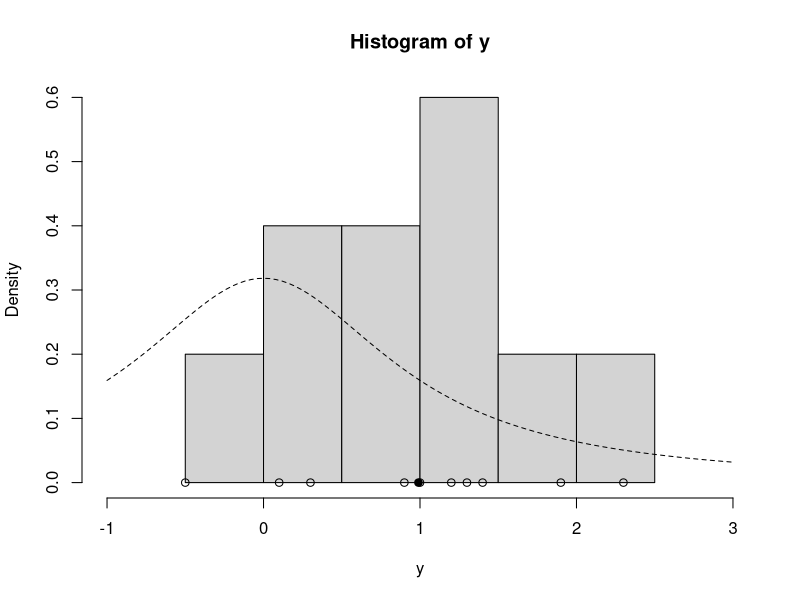
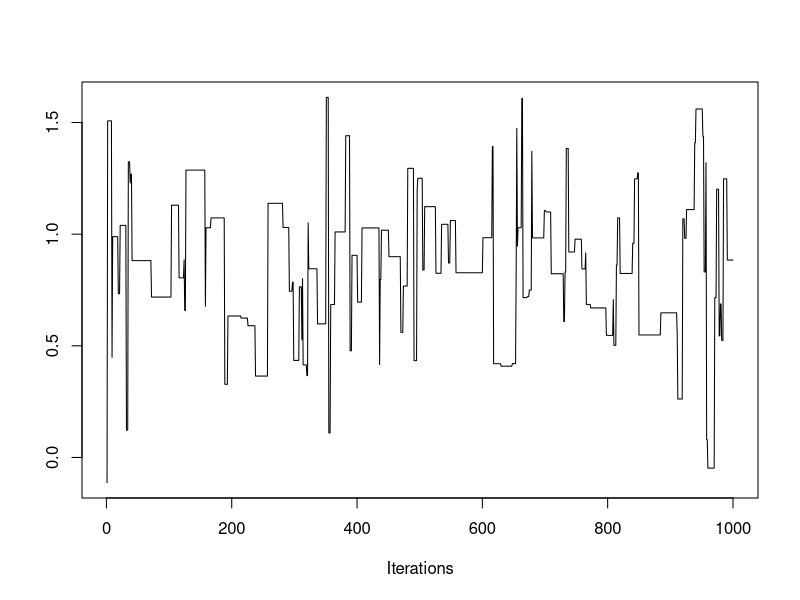
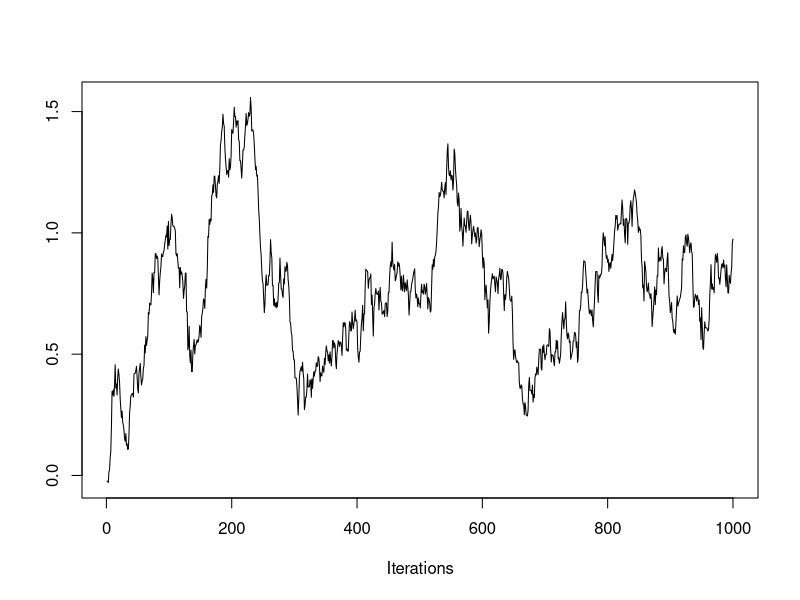
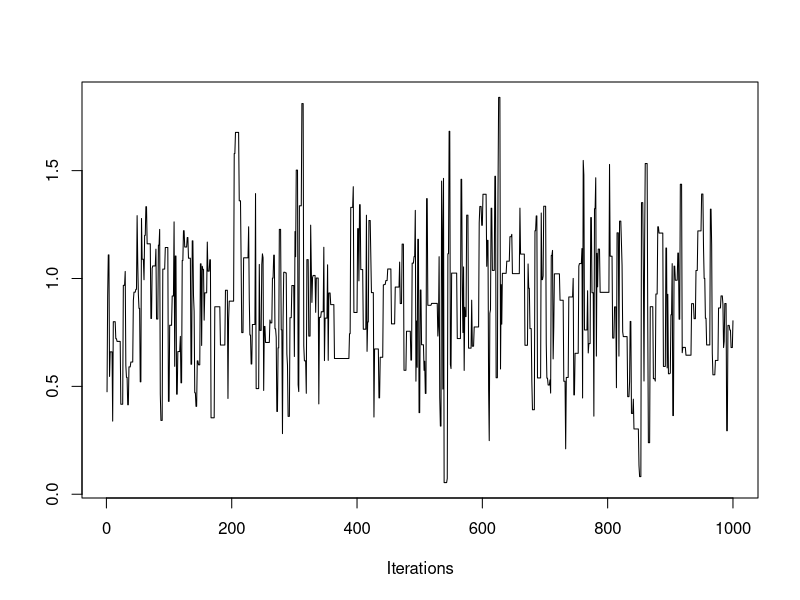
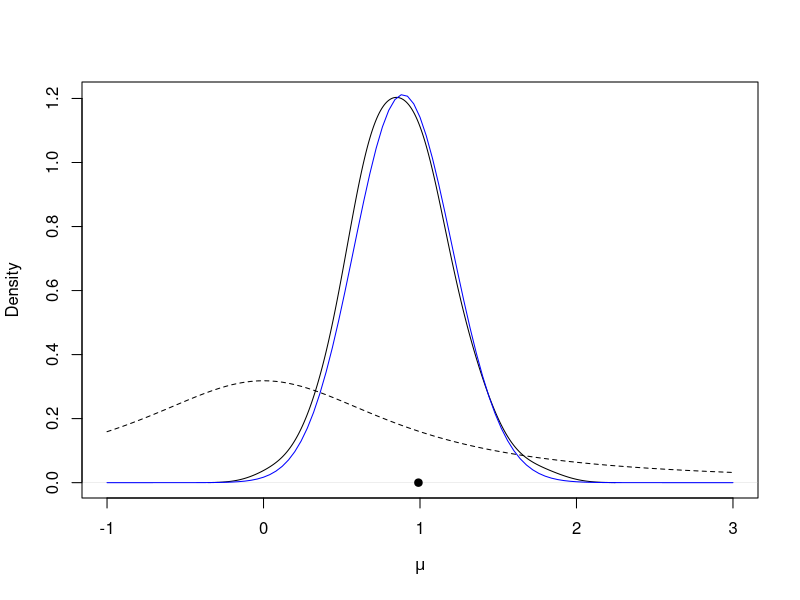

R code for these plots, in order:
lg = function(mu, n, ybar) {
  mu2 = mu^2
  n * (ybar * mu - mu2 / 2.0) - log(1 + mu2)
}
mh = function(n, ybar, n_iter, mu_init, cand_sd) {
  ## Random-Walk Metropolis-Hastings algorithm
  
  ## step 1, initialize
  mu_out = numeric(n_iter)
  accpt = 0
  mu_now = mu_init
  lg_now = lg(mu=mu_now, n=n, ybar=ybar)
  
  ## step 2, iterate
  for (i in 1:n_iter) {
    ## step 2a
    mu_cand = rnorm(n=1, mean=mu_now, sd=cand_sd) # draw a candidate
    
    ## step 2b
    lg_cand = lg(mu=mu_cand, n=n, ybar=ybar) # evaluate log of g with the candidate
    lalpha = lg_cand - lg_now # log of acceptance ratio
    alpha = exp(lalpha)
    
    ## step 2c
    u = runif(1) # draw a uniform variable which will be less than alpha with probability min(1, alpha)
    if (u < alpha) { # then accept the candidate
      mu_now = mu_cand
      accpt = accpt + 1 # to keep track of acceptance
      lg_now = lg_cand
    }
    
    ## collect results
    mu_out[i] = mu_now # save this iteration's value of mu
  }
  
  ## return a list of output
  list(mu=mu_out, accpt=accpt/n_iter)
}
y = c(1.2, 1.4, -0.5, 0.3, 0.9, 2.3, 1.0, 0.1, 1.3, 1.9)
ybar = mean(y)
n = length(y)
hist(y, freq=FALSE, xlim=c(-1.0, 3.0)) # histogram of the data
curve(dt(x=x, df=1), lty=2, add=TRUE) # prior for mu
points(y, rep(0,n), pch=1) # individual data points
points(ybar, 0, pch=19) # sample mean
set.seed(43) # set the random seed for reproducibility
post = mh(n=n, ybar=ybar, n_iter=1e3, mu_init=0.0, cand_sd=3.0)
str(post)
library("coda")
traceplot(as.mcmc(post$mu))

post = mh(n=n, ybar=ybar, n_iter=1e3, mu_init=0.0, cand_sd=0.05)
post$accpt
traceplot(as.mcmc(post$mu))
post = mh(n=n, ybar=ybar, n_iter=1e3, mu_init=0.0, cand_sd=0.9)
post$accpt
traceplot(as.mcmc(post$mu))

post$mu_keep = post$mu[-c(1:100)] # discard the first 200 samples
plot(density(post$mu_keep, adjust=2.0), main="", xlim=c(-1.0, 3.0), xlab=expression(mu)) # plot density estimate of the posterior
curve(dt(x=x, df=1), lty=2, add=TRUE) # prior for mu
points(ybar, 0, pch=19) # sample mean

curve(0.017*exp(lg(mu=x, n=n, ybar=ybar)), from=-1.0, to=3.0, add=TRUE, col="blue") # approximation to the true posterior in blue